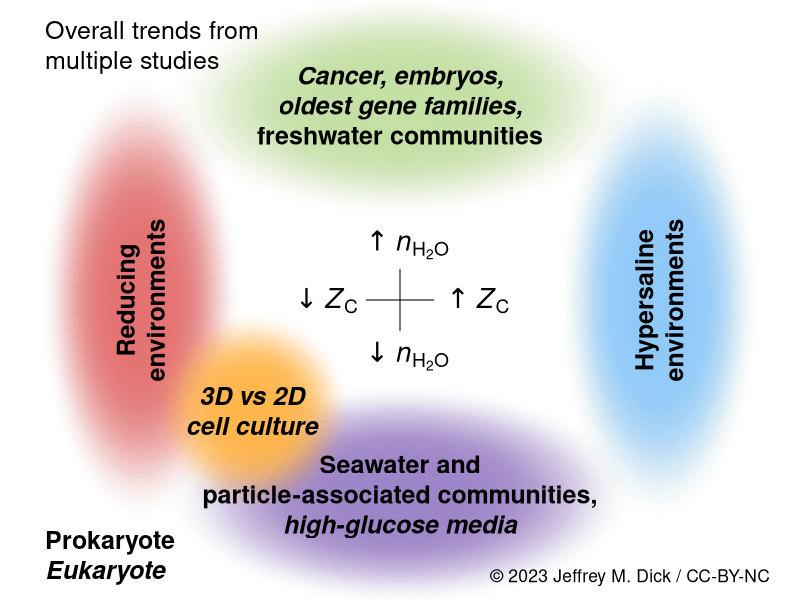

Recreate this plot in R.
# overview.R by Jeffrey M. Dick
# Schematic overview of trends in nH2O-ZC space 20210727
# Modifications and licenses added for https://chnosz.net/jeff 20221120
# License for image: CC-BY-NC
# License for code: GPL-3

# We need plotrix for draw.ellipse
library(plotrix)

# To get hyphen instead of minus sign 20220630
# https://stackoverflow.com/questions/10438398/any-way-to-disable-the-minus-hack-in-pdf-poscript-output
hyphen.in.pdf <- function(x) {
  # We only want to make the substitution in a pdf device (won't work in png, e.g. for knitr vignettes)
  if(identical(names(dev.cur()), "pdf")) gsub("-", "\uad", x, fixed = TRUE) else x
}

# Arrows in png are too small (cairo), and type = "Xlib" doesn't support transparency 20230301
#png("overview.png", width = 660, height = 500)
# Create pdf in R then convert to png in Gimp
# (72 dpi, don't fill transparent areas with white)
pdf("overview.pdf", width = 660/72, height = 500/72)
par(cex = 1.5)
par(bg = "transparent")

# Start with blank plot
par(mar = c(0, 0, 0, 0))
plot(c(-1.1, 1.1), c(-1, 1), type = "n", axes = FALSE, xlab = NA, ylab = NA)
# Add axis lines
lines(c(0, 0), c(-0.11, 0.11), length = 0.1, angle = 40, code = 3)
lines(c(-0.1, 0.1), c(0, 0), length = 0.1, angle = 40, code = 3)
# Add axis labels
text(0.21, 0, quote(phantom(.) %up% italic(Z)[C]), cex = 1.1)
text(-0.24, 0, quote(phantom(.) %down% italic(Z)[C]), cex = 1.1)
text(0, 0.2, quote(phantom(.) %up% italic(n)[H[2]*O]), cex = 1.1)
text(0, -0.2, quote(phantom(.) %down% italic(n)[H[2]*O]), cex = 1.1)

# Function to draw ellipse or circle with gradient color fill
ellifill <- function(x, y, color, vertical = FALSE, circle = FALSE) {
  # Set colors 20210802
  # https://cdn.elifesciences.org/author-guide/tables-colour.pdf
  elife_tables <- c(blue = "#90CAF9", green = "#C5E1A5", orange = "#FFB74D", yellow = "#FFF176",
                    purple = "#9E86C9", red = "#E57373", pink = "#F48FB1", grey = "#E6E6E6")
  rgb <- col2rgb(elife_tables)
  col <- rgb[, color]
  col <- col / 255
  # Number of ellipses to draw
  n <- 50
  # Fractions from 1/1 to 1/n (to compute radii)
  frac <- (n:1) / n
  # Ramp from transparent white
  #cols <- colorRampPalette(c(rgb(1,1,1,0), rgb(col[1],col[2],col[3],1)), alpha = TRUE, interpolate = "spline")(n)
  # Ramp from transparent only 20221120
  cols <- colorRampPalette(c(rgb(col[1],col[2],col[3],0), rgb(col[1],col[2],col[3],0.3)), alpha = TRUE, interpolate = "spline")(n)
  for(i in 1:n) {
    if(circle) draw.circle(x, y, r = 0.3 * frac[i], border = NA, col = cols[i])
    else {
      if(!vertical) draw.ellipse(x, y, a = 0.7 * frac[i], b = 0.4 * frac[i], border = NA, col = cols[i])
      if(vertical) draw.ellipse(x, y, a = 0.3 * frac[i], b = 0.8 * frac[i], border = NA, col = cols[i])
    }
  }
}

# Draw ellipse for hypersaline systems
ellifill(0.77, 0, "blue", TRUE)
# Draw ellipse for reducing systems
ellifill(-0.77, 0, "red", TRUE)
# Draw ellipse for cancer proteomes
ellifill(0, 0.7, "green")
# Draw ellipse for saline waters
ellifill(0, -0.7, "purple")
# Draw circle for 3D cell culture
ellifill(-0.44, -0.4, "orange", circle = TRUE)

# Add labels
# font = 2 for prokaryotes
# font = 4 for eukaryotes
legend("bottomleft", c("Prokaryote", ""), text.font = 2, bty = "n")
legend("bottomleft", c("", "Eukaryote"), text.font = 4, bty = "n")
text(0, 0.7, "Cancer, embryos,\noldest gene families,\n", font = 4)
text(0, 0.7, "\n\nfreshwater communities", font = 2)
text(0, -0.7, hyphen.in.pdf("Seawater and\nparticle-associated communities,\n"), font = 2)
text(0, -0.7, hyphen.in.pdf("\n\nhigh-glucose media"), font = 4)
#text(-0.77, 0, hyphen.in.pdf("Reducing\nenvironments;\nCOVID-19"), srt = 90, font = 2)
text(-0.77, 0, hyphen.in.pdf("Reducing\nenvironments"), srt = 90, font = 2)
text(0.77, 0, "Hypersaline\nenvironments", srt = 90, font = 2)
text(-0.44, -0.4, "3D vs 2D\ncell culture", font = 4)
legend("topleft", c("Overall trends from", "multiple studies"), bty = "n")

# Add copyright line 20221120
text(1.1, -1, hyphen.in.pdf("© 2023 Jeffrey M. Dick / CC-BY-NC"), cex = 0.7, adj = 1)

dev.off()
